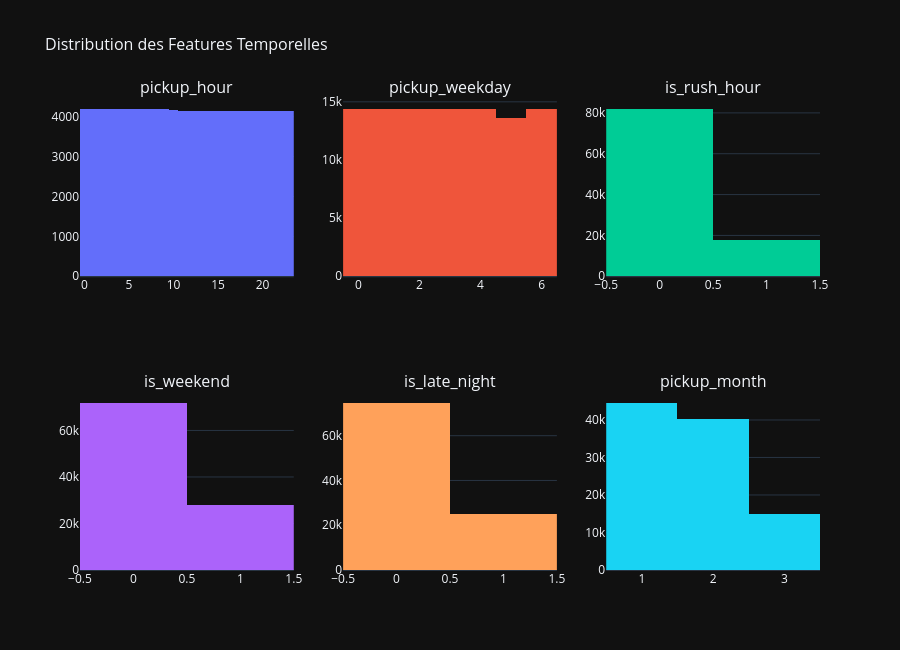

The notebook cell saved with this chart:
### Markdown cell above
## Distributions des features temporelles

`TemporalFeaturizer` sur 100k lignes ; sous-graphes des variables discrètes clés.

### Code cell
df_raw = generate_taxi_df(100_000)
tf = TemporalFeaturizer(cyclic_encoding=False, add_holidays=False, add_rush_hours=True)
df_t = tf.run(df_raw.copy())

cols_plot = [
    "pickup_hour",
    "pickup_weekday",
    "is_rush_hour",
    "is_weekend",
    "is_late_night",
    "pickup_month",
]
fig = make_subplots(rows=2, cols=3, subplot_titles=cols_plot)
for i, c in enumerate(cols_plot, start=1):
    r, col = (i - 1) // 3 + 1, (i - 1) % 3 + 1
    fig.add_trace(go.Histogram(x=df_t[c], name=c, showlegend=False), row=r, col=col)
fig.update_layout(title_text="Distribution des Features Temporelles", height=650)
style_plotly(fig)
fig.show()

### Figure 1 — Plotly figure (JSON) as saved in the notebook; plotly's stock layout.template omitted (floating-point values rounded to 4 significant figures; data arrays with more than 128 entries replaced by an {"elided": "..."} marker saying what was removed)
{"data": [{"name": "pickup_hour", "showlegend": false, "type": "histogram", "x": {"elided": "100000 int values"}, "xaxis": "x", "yaxis": "y"}, {"name": "pickup_weekday", "showlegend": false, "type": "histogram", "x": {"elided": "100000 int values"}, "xaxis": "x2", "yaxis": "y2"}, {"name": "is_rush_hour", "showlegend": false, "type": "histogram", "x": {"elided": "100000 int values"}, "xaxis": "x3", "yaxis": "y3"}, {"name": "is_weekend", "showlegend": false, "type": "histogram", "x": {"elided": "100000 int values"}, "xaxis": "x4", "yaxis": "y4"}, {"name": "is_late_night", "showlegend": false, "type": "histogram", "x": {"elided": "100000 int values"}, "xaxis": "x5", "yaxis": "y5"}, {"name": "pickup_month", "showlegend": false, "type": "histogram", "x": {"elided": "100000 int values"}, "xaxis": "x6", "yaxis": "y6"}], "layout": {"annotations": [{"font": {"size": 16}, "showarrow": false, "text": "pickup_hour", "x": 0.1444, "xanchor": "center", "xref": "paper", "y": 1.0, "yanchor": "bottom", "yref": "paper"}, {"font": {"size": 16}, "showarrow": false, "text": "pickup_weekday", "x": 0.5, "xanchor": "center", "xref": "paper", "y": 1.0, "yanchor": "bottom", "yref": "paper"}, {"font": {"size": 16}, "showarrow": false, "text": "is_rush_hour", "x": 0.8556, "xanchor": "center", "xref": "paper", "y": 1.0, "yanchor": "bottom", "yref": "paper"}, {"font": {"size": 16}, "showarrow": false, "text": "is_weekend", "x": 0.1444, "xanchor": "center", "xref": "paper", "y": 0.375, "yanchor": "bottom", "yref": "paper"}, {"font": {"size": 16}, "showarrow": false, "text": "is_late_night", "x": 0.5, "xanchor": "center", "xref": "paper", "y": 0.375, "yanchor": "bottom", "yref": "paper"}, {"font": {"size": 16}, "showarrow": false, "text": "pickup_month", "x": 0.8556, "xanchor": "center", "xref": "paper", "y": 0.375, "yanchor": "bottom", "yref": "paper"}], "height": 650, "title": {"font": {"size": 16}, "text": "Distribution des Features Temporelles"}, "xaxis": {"anchor": "y", "domain": [0.0, 0.2889]}, "xaxis2": {"anchor": "y2", "domain": [0.3556, 0.6444]}, "xaxis3": {"anchor": "y3", "domain": [0.7111, 1.0]}, "xaxis4": {"anchor": "y4", "domain": [0.0, 0.2889]}, "xaxis5": {"anchor": "y5", "domain": [0.3556, 0.6444]}, "xaxis6": {"anchor": "y6", "domain": [0.7111, 1.0]}, "yaxis": {"anchor": "x", "domain": [0.625, 1.0]}, "yaxis2": {"anchor": "x2", "domain": [0.625, 1.0]}, "yaxis3": {"anchor": "x3", "domain": [0.625, 1.0]}, "yaxis4": {"anchor": "x4", "domain": [0.0, 0.375]}, "yaxis5": {"anchor": "x5", "domain": [0.0, 0.375]}, "yaxis6": {"anchor": "x6", "domain": [0.0, 0.375]}}}
